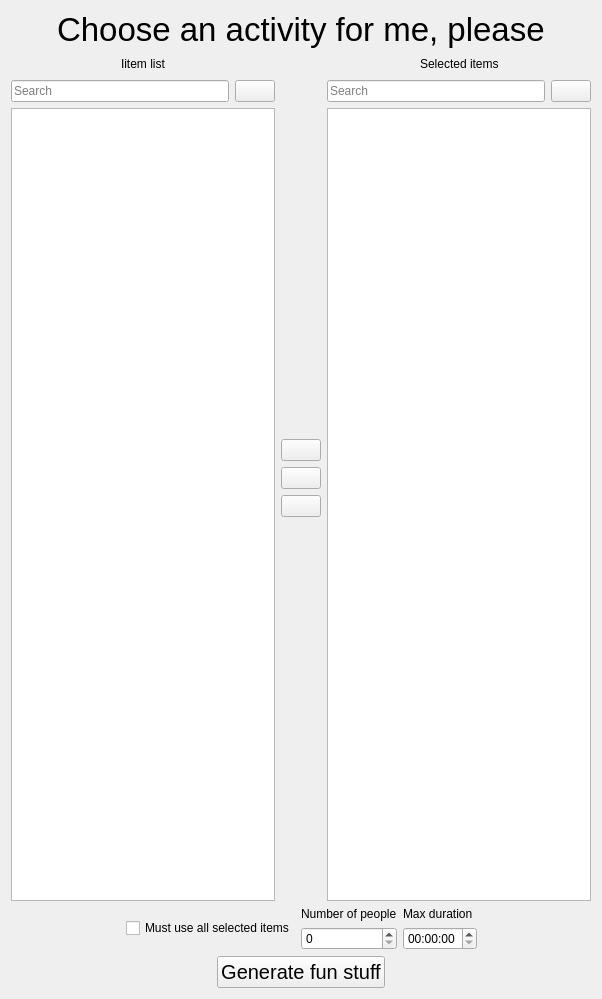
<?xml version="1.0" encoding="UTF-8"?>
<ui version="4.0">
 <class>GenActivity</class>
 <widget class="QWidget" name="GenActivity">
  <property name="geometry">
   <rect>
    <x>0</x>
    <y>0</y>
    <width>602</width>
    <height>999</height>
   </rect>
  </property>
  <property name="windowTitle">
   <string>Form</string>
  </property>
  <layout class="QVBoxLayout" name="verticalLayout">
   <item>
    <layout class="QVBoxLayout" name="verticalLayout_14">
     <item>
      <layout class="QHBoxLayout" name="horizontalLayout">
       <item>
        <spacer name="horizontalSpacer_27">
         <property name="orientation">
          <enum>Qt::Orientation::Horizontal</enum>
         </property>
         <property name="sizeHint" stdset="0">
          <size>
           <width>40</width>
           <height>20</height>
          </size>
         </property>
        </spacer>
       </item>
       <item>
        <widget class="QLabel" name="label_20">
         <property name="font">
          <font>
           <pointsize>25</pointsize>
          </font>
         </property>
         <property name="text">
          <string>Choose an activity for me, please</string>
         </property>
        </widget>
       </item>
       <item>
        <spacer name="horizontalSpacer_28">
         <property name="orientation">
          <enum>Qt::Orientation::Horizontal</enum>
         </property>
         <property name="sizeHint" stdset="0">
          <size>
           <width>40</width>
           <height>20</height>
          </size>
         </property>
        </spacer>
       </item>
      </layout>
     </item>
     <item>
      <layout class="QHBoxLayout" name="horizontalLayout_23">
       <item>
        <layout class="QVBoxLayout" name="verticalLayout_8">
         <item>
          <layout class="QHBoxLayout" name="horizontalLayout_10">
           <item>
            <spacer name="horizontalSpacer_5">
             <property name="orientation">
              <enum>Qt::Orientation::Horizontal</enum>
             </property>
             <property name="sizeHint" stdset="0">
              <size>
               <width>40</width>
               <height>20</height>
              </size>
             </property>
            </spacer>
           </item>
           <item>
            <widget class="QLabel" name="label_16">
             <property name="text">
              <string>Iitem list</string>
             </property>
            </widget>
           </item>
           <item>
            <spacer name="horizontalSpacer_6">
             <property name="orientation">
              <enum>Qt::Orientation::Horizontal</enum>
             </property>
             <property name="sizeHint" stdset="0">
              <size>
               <width>40</width>
               <height>20</height>
              </size>
             </property>
            </spacer>
           </item>
          </layout>
         </item>
         <item>
          <layout class="QHBoxLayout" name="horizontalLayout_11">
           <item>
            <widget class="QLineEdit" name="search_exist_item_entry">
             <property name="placeholderText">
              <string>Search</string>
             </property>
            </widget>
           </item>
           <item>
            <widget class="QPushButton" name="search_exist_item_refresh">
             <property name="text">
              <string/>
             </property>
             <property name="icon">
              <iconset theme="QIcon::ThemeIcon::ViewRefresh"/>
             </property>
            </widget>
           </item>
          </layout>
         </item>
         <item>
          <widget class="QListWidget" name="exist_item_list"/>
         </item>
        </layout>
       </item>
       <item>
        <layout class="QVBoxLayout" name="verticalLayout_9">
         <item>
          <spacer name="verticalSpacer_3">
           <property name="orientation">
            <enum>Qt::Orientation::Vertical</enum>
           </property>
           <property name="sizeHint" stdset="0">
            <size>
             <width>20</width>
             <height>40</height>
            </size>
           </property>
          </spacer>
         </item>
         <item>
          <layout class="QVBoxLayout" name="verticalLayout_10">
           <item>
            <widget class="QPushButton" name="select_item_btn">
             <property name="text">
              <string/>
             </property>
             <property name="icon">
              <iconset theme="QIcon::ThemeIcon::ListAdd"/>
             </property>
            </widget>
           </item>
           <item>
            <widget class="QPushButton" name="deselect_item_btn">
             <property name="text">
              <string/>
             </property>
             <property name="icon">
              <iconset theme="QIcon::ThemeIcon::ListRemove"/>
             </property>
            </widget>
           </item>
           <item>
            <widget class="QPushButton" name="reset_select_list">
             <property name="text">
              <string/>
             </property>
             <property name="icon">
              <iconset theme="QIcon::ThemeIcon::ViewRefresh"/>
             </property>
            </widget>
           </item>
          </layout>
         </item>
         <item>
          <spacer name="verticalSpacer_4">
           <property name="orientation">
            <enum>Qt::Orientation::Vertical</enum>
           </property>
           <property name="sizeHint" stdset="0">
            <size>
             <width>20</width>
             <height>40</height>
            </size>
           </property>
          </spacer>
         </item>
        </layout>
       </item>
       <item>
        <layout class="QVBoxLayout" name="verticalLayout_11">
         <item>
          <layout class="QHBoxLayout" name="horizontalLayout_13">
           <item>
            <spacer name="horizontalSpacer_7">
             <property name="orientation">
              <enum>Qt::Orientation::Horizontal</enum>
             </property>
             <property name="sizeHint" stdset="0">
              <size>
               <width>40</width>
               <height>20</height>
              </size>
             </property>
            </spacer>
           </item>
           <item>
            <widget class="QLabel" name="label_19">
             <property name="text">
              <string>Selected items</string>
             </property>
            </widget>
           </item>
           <item>
            <spacer name="horizontalSpacer_20">
             <property name="orientation">
              <enum>Qt::Orientation::Horizontal</enum>
             </property>
             <property name="sizeHint" stdset="0">
              <size>
               <width>40</width>
               <height>20</height>
              </size>
             </property>
            </spacer>
           </item>
          </layout>
         </item>
         <item>
          <layout class="QHBoxLayout" name="horizontalLayout_24">
           <item>
            <widget class="QLineEdit" name="search_select_item_entry">
             <property name="placeholderText">
              <string>Search</string>
             </property>
            </widget>
           </item>
           <item>
            <widget class="QPushButton" name="search_select_item_refresh">
             <property name="text">
              <string/>
             </property>
             <property name="icon">
              <iconset theme="QIcon::ThemeIcon::ViewRefresh"/>
             </property>
            </widget>
           </item>
          </layout>
         </item>
         <item>
          <widget class="QListWidget" name="select_item_list"/>
         </item>
        </layout>
       </item>
      </layout>
     </item>
     <item>
      <layout class="QHBoxLayout" name="horizontalLayout_12">
       <item>
        <spacer name="horizontalSpacer_22">
         <property name="orientation">
          <enum>Qt::Orientation::Horizontal</enum>
         </property>
         <property name="sizeHint" stdset="0">
          <size>
           <width>40</width>
           <height>20</height>
          </size>
         </property>
        </spacer>
       </item>
       <item>
        <widget class="QCheckBox" name="force_item_check">
         <property name="text">
          <string>Must use all selected items</string>
         </property>
        </widget>
       </item>
       <item>
        <layout class="QVBoxLayout" name="verticalLayout_13">
         <item>
          <widget class="QLabel" name="label_9">
           <property name="maximumSize">
            <size>
             <width>16777215</width>
             <height>20</height>
            </size>
           </property>
           <property name="text">
            <string>Number of people</string>
           </property>
          </widget>
         </item>
         <item>
          <widget class="QSpinBox" name="nr_p_spin"/>
         </item>
        </layout>
       </item>
       <item>
        <layout class="QVBoxLayout" name="verticalLayout_12">
         <item>
          <widget class="QLabel" name="label_10">
           <property name="text">
            <string>Max duration</string>
           </property>
          </widget>
         </item>
         <item>
          <widget class="QTimeEdit" name="max_dur_spin"/>
         </item>
        </layout>
       </item>
       <item>
        <spacer name="horizontalSpacer_23">
         <property name="orientation">
          <enum>Qt::Orientation::Horizontal</enum>
         </property>
         <property name="sizeHint" stdset="0">
          <size>
           <width>40</width>
           <height>20</height>
          </size>
         </property>
        </spacer>
       </item>
      </layout>
     </item>
     <item>
      <layout class="QHBoxLayout" name="horizontalLayout_26">
       <item>
        <spacer name="horizontalSpacer_21">
         <property name="orientation">
          <enum>Qt::Orientation::Horizontal</enum>
         </property>
         <property name="sizeHint" stdset="0">
          <size>
           <width>40</width>
           <height>20</height>
          </size>
         </property>
        </spacer>
       </item>
       <item>
        <widget class="QPushButton" name="get_act_btn">
         <property name="font">
          <font>
           <pointsize>15</pointsize>
           <bold>false</bold>
          </font>
         </property>
         <property name="text">
          <string>Generate fun stuff</string>
         </property>
        </widget>
       </item>
       <item>
        <spacer name="horizontalSpacer_25">
         <property name="orientation">
          <enum>Qt::Orientation::Horizontal</enum>
         </property>
         <property name="sizeHint" stdset="0">
          <size>
           <width>40</width>
           <height>20</height>
          </size>
         </property>
        </spacer>
       </item>
      </layout>
     </item>
    </layout>
   </item>
  </layout>
 </widget>
 <resources/>
 <connections/>
</ui>
